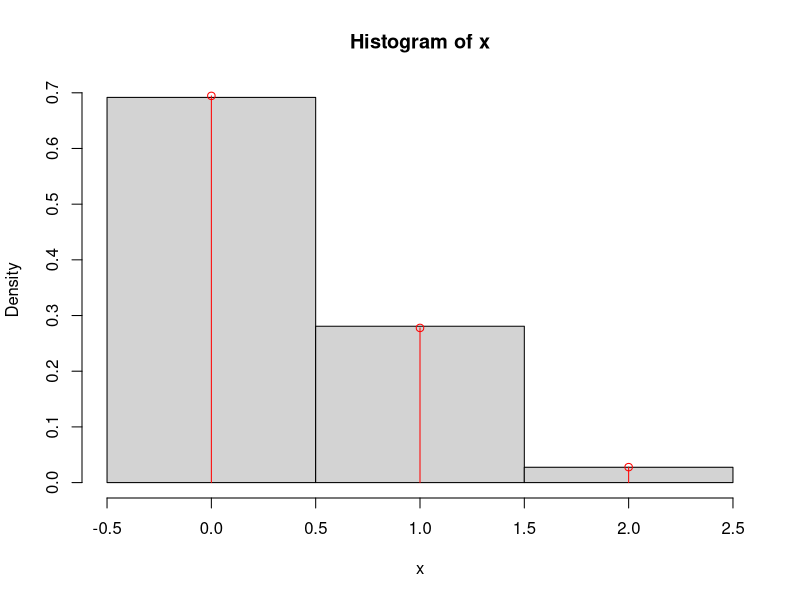

This chart was generated by the following R code:
## ---- chunk 1
knitr::opts_chunk$set(echo = TRUE)
library(tidyverse)
library(png)
library(VennDiagram)
## ---- chunk 2
x = c(5.3,5.4,5.5,5.6,5.7)
S_x = data.frame(expand.grid(x1=x, x2=x, x3=x, x4=x, x5=x)) # lists all triplets in S1
## ---- chunk 3
cat(paste0(dim(S_x)[1],' possible outcomes.'))
## ---- chunk 4
cat(paste0(length(table(rowSums(S_x)))), 'possible distinct outcomes.')
## ---- chunk 5
set.seed(111)
x = c(rep('n-light',2),rep('n-heavy',3),rep('p-light',3),rep('p-heavy',2))
x
X = data.frame(expand.grid(x1=x, x2=x))
S_x = sample(x,2,replace=T)
S_x
## ---- chunk 6
x = c('Light','Heavy')
Sxa = expand.grid(x1=x,x2=x)
l = dim(Sxa)[1]
Sxa
## ---- chunk 7
x = c('n-light','n-heavy')
Sxa2 = expand.grid(x1=x,x2=x)
Sxa2
pmf.s <- table(Sxa2)
pmf.s
## ---- chunk 8
Sxb = sample(x,4,replace=T)
Sxb
## ---- chunk 9
G=expand.grid(W1=0:1,W2=0:1,W3=0:1,W4=0:1); length(G$W1)
## ---- chunk 10
attach(G);
table((W1+W2+W3+W4)/4)/length(W1)
## ---- chunk 11
set.seed(111)
S=expand.grid(X1=1:6, X2=1:6)
attach(S); Y=(X1==6)+(X2==6)
pr=table(Y)/36;
sample(2:12, size = 10, replace = T, prob = c(1:6, 5:1)/36)
## ---- chunk 12
x= sample(0:2,size=10000, replace=T, prob=pr); table(x)/10000
## ---- chunk 13
hist(x,seq(-0.5, 2.5, 1), freq=F)
lines(0:2, pr, type="p", col="red")
lines(0:2, pr, type="h", col="red")
## ---- chunk 14
x = 1:12
cat('There are ',dim(expand.grid(x1=x,x2=x,x3=x,x4=x))[1],' commitees possible')
## ---- chunk 15
# x = c(rep('bio',5),rep('chem',4),rep('phys',3))
# Sx = expand.grid(x1=x,x2=x,x3=x,x4=x)
# Y = c('bio','bio','chem','phys')
# Sy  = expand.grid(y1 = Y,y2 = Y, y3 = Y, y4 = Y)
# A = (Sx==Y)
# dim(A)[1]
cat(paste0('There are :',12^4/2^4,' committees possible'))
## ---- chunk 16
cat(paste0('The probability is : ',(12^4/2^4)/12^4),'%')
## ---- chunk 17

cat(paste0('There are ',factorial(8)/(factorial(4)^2),' routes possible'))
## ---- chunk 18
cat(paste0('There are ',factorial(5)/(factorial(3)*factorial(2)),' routes possible'))
## ---- chunk 19
cat(paste0('The probability is:' ,(factorial(5)/(factorial(3)*factorial(2)))/(factorial(8)/(factorial(4)^2))))
## ---- chunk 20
cat(paste0('There are ',factorial(30)/(factorial(30-5))),' samples possible')
## ---- chunk 21
cat(paste0('There are ',(factorial(24)/factorial(24-3))*(factorial(6)/factorial(6-2))),' samples possible')
